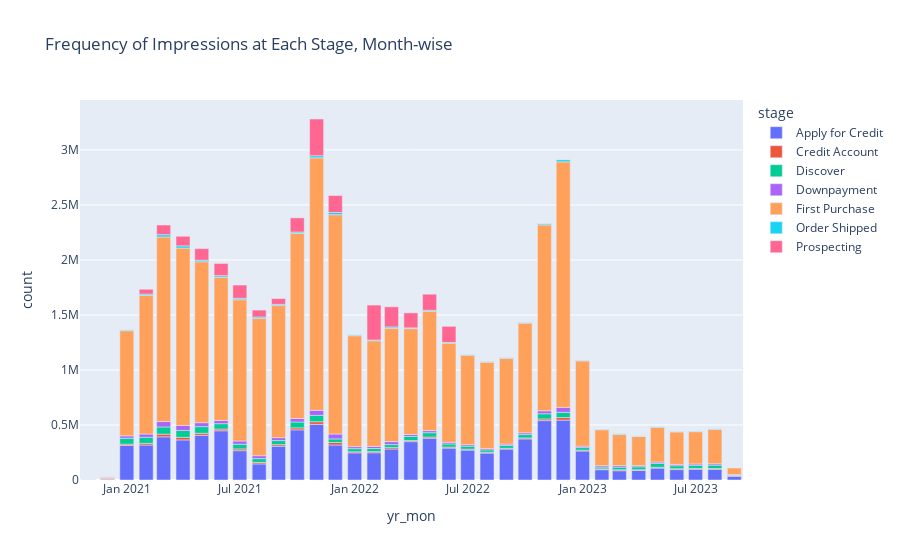

Notebook source saved alongside this figure:
### Code cell
import plotly.express as px
data['yr_mon'] = data['event_timestamp'].dt.strftime("%Y-%m")
new = data[['stage','yr_mon']]
by_month = new.value_counts().sort_index()
stage_data = pd.DataFrame(by_month)
stage_data = stage_data.reset_index().rename(columns={'index': 'stage', 0: 'count'})
fig = px.bar(stage_data, x="yr_mon", y="count", color="stage", title="Frequency of Impressions at Each Stage, Month-wise")
fig.show()

### Figure 1 — Plotly figure (JSON) as saved in the notebook; plotly's stock layout.template omitted (floating-point values rounded to 4 significant figures)
{"data": [{"alignmentgroup": "True", "hovertemplate": "stage=Apply for Credit<br>yr_mon=%{x}<br>count=%{y}<extra></extra>", "legendgroup": "Apply for Credit", "marker": {"color": "#636efa", "pattern": {"shape": ""}}, "name": "Apply for Credit", "offsetgroup": "Apply for Credit", "orientation": "v", "showlegend": true, "textposition": "auto", "type": "bar", "x": ["2020-11", "2020-12", "2021-01", "2021-02", "2021-03", "2021-04", "2021-05", "2021-06", "2021-07", "2021-08", "2021-09", "2021-10", "2021-11", "2021-12", "2022-01", "2022-02", "2022-03", "2022-04", "2022-05", "2022-06", "2022-07", "2022-08", "2022-09", "2022-10", "2022-11", "2022-12", "2023-01", "2023-02", "2023-03", "2023-04", "2023-05", "2023-06", "2023-07", "2023-08", "2023-09"], "xaxis": "x", "y": [2707, 11005, 314178, 317938, 392369, 364299, 406518, 447614, 266585, 146135, 307090, 455660, 505807, 318257, 246546, 247590, 281692, 348749, 379647, 289956, 272036, 244867, 281066, 373472, 539940, 544657, 263529, 93974, 84438, 86667, 108153, 94728, 97440, 96761, 34437], "yaxis": "y"}, {"alignmentgroup": "True", "hovertemplate": "stage=Credit Account<br>yr_mon=%{x}<br>count=%{y}<extra></extra>", "legendgroup": "Credit Account", "marker": {"color": "#EF553B", "pattern": {"shape": ""}}, "name": "Credit Account", "offsetgroup": "Credit Account", "orientation": "v", "showlegend": true, "textposition": "auto", "type": "bar", "x": ["2020-11", "2020-12", "2021-01", "2021-02", "2021-03", "2021-04", "2021-05", "2021-06", "2021-07", "2021-08", "2021-09", "2021-10", "2021-11", "2021-12", "2022-01", "2022-02", "2022-03", "2022-04", "2022-05", "2022-06", "2022-07", "2022-08", "2022-09", "2022-10", "2022-11", "2022-12", "2023-01", "2023-02", "2023-03", "2023-04", "2023-05", "2023-06", "2023-07", "2023-08", "2023-09"], "xaxis": "x", "y": [2, 5, 12041, 15656, 24577, 23362, 18407, 15711, 15868, 14297, 14051, 18278, 24144, 22612, 9944, 10496, 12922, 10057, 11114, 9132, 8077, 7510, 7351, 8783, 14853, 23035, 7751, 7237, 8673, 7024, 7726, 8044, 7726, 7894, 4414], "yaxis": "y"}, {"alignmentgroup": "True", "hovertemplate": "stage=Discover<br>yr_mon=%{x}<br>count=%{y}<extra></extra>", "legendgroup": "Discover", "marker": {"color": "#00cc96", "pattern": {"shape": ""}}, "name": "Discover", "offsetgroup": "Discover", "orientation": "v", "showlegend": true, "textposition": "auto", "type": "bar", "x": ["2020-11", "2020-12", "2021-01", "2021-02", "2021-03", "2021-04", "2021-05", "2021-06", "2021-07", "2021-08", "2021-09", "2021-10", "2021-11", "2021-12", "2022-01", "2022-02", "2022-03", "2022-04", "2022-05", "2022-06", "2022-07", "2022-08", "2022-09", "2022-10", "2022-11", "2022-12", "2023-01", "2023-02", "2023-03", "2023-04", "2023-05", "2023-06", "2023-07", "2023-08", "2023-09"], "xaxis": "x", "y": [155, 586, 53495, 54591, 65147, 62454, 60173, 48420, 42249, 33946, 37400, 53342, 58061, 32753, 28646, 28244, 27262, 37482, 39046, 28507, 27662, 21590, 25406, 30582, 47044, 47138, 23216, 16336, 23892, 25978, 35360, 26735, 29018, 30575, 5411], "yaxis": "y"}, {"alignmentgroup": "True", "hovertemplate": "stage=Downpayment<br>yr_mon=%{x}<br>count=%{y}<extra></extra>", "legendgroup": "Downpayment", "marker": {"color": "#ab63fa", "pattern": {"shape": ""}}, "name": "Downpayment", "offsetgroup": "Downpayment", "orientation": "v", "showlegend": true, "textposition": "auto", "type": "bar", "x": ["2020-11", "2020-12", "2021-01", "2021-02", "2021-03", "2021-04", "2021-05", "2021-06", "2021-07", "2021-08", "2021-09", "2021-10", "2021-11", "2021-12", "2022-01", "2022-02", "2022-03", "2022-04", "2022-05", "2022-06", "2022-07", "2022-08", "2022-09", "2022-10", "2022-11", "2022-12", "2023-01", "2023-02", "2023-03", "2023-04", "2023-05", "2023-06", "2023-07", "2023-08", "2023-09"], "xaxis": "x", "y": [1, 2, 21605, 29713, 49208, 45518, 35659, 28958, 29955, 26630, 26201, 31992, 45460, 44269, 18121, 18721, 27025, 17574, 19078, 15442, 13647, 12848, 12584, 15703, 27012, 45130, 13158, 12323, 14085, 11030, 12057, 12674, 11769, 12570, 4935], "yaxis": "y"}, {"alignmentgroup": "True", "hovertemplate": "stage=First Purchase<br>yr_mon=%{x}<br>count=%{y}<extra></extra>", "legendgroup": "First Purchase", "marker": {"color": "#FFA15A", "pattern": {"shape": ""}}, "name": "First Purchase", "offsetgroup": "First Purchase", "orientation": "v", "showlegend": true, "textposition": "auto", "type": "bar", "x": ["2020-11", "2020-12", "2021-01", "2021-02", "2021-03", "2021-04", "2021-05", "2021-06", "2021-07", "2021-08", "2021-09", "2021-10", "2021-11", "2021-12", "2022-01", "2022-02", "2022-03", "2022-04", "2022-05", "2022-06", "2022-07", "2022-08", "2022-09", "2022-10", "2022-11", "2022-12", "2023-01", "2023-02", "2023-03", "2023-04", "2023-05", "2023-06", "2023-07", "2023-08", "2023-09"], "xaxis": "x", "y": [4018, 15140, 955801, 1260308, 1677645, 1612266, 1462346, 1303194, 1283913, 1248806, 1200694, 1682701, 2294849, 1993308, 1008042, 960519, 1030921, 962214, 1085441, 900203, 812184, 784113, 779096, 996178, 1689712, 2232009, 774777, 327039, 282009, 264570, 315614, 294231, 293245, 312412, 62365], "yaxis": "y"}, {"alignmentgroup": "True", "hovertemplate": "stage=Order Shipped<br>yr_mon=%{x}<br>count=%{y}<extra></extra>", "legendgroup": "Order Shipped", "marker": {"color": "#19d3f3", "pattern": {"shape": ""}}, "name": "Order Shipped", "offsetgroup": "Order Shipped", "orientation": "v", "showlegend": true, "textposition": "auto", "type": "bar", "x": ["2020-11", "2020-12", "2021-01", "2021-02", "2021-03", "2021-04", "2021-05", "2021-06", "2021-07", "2021-08", "2021-09", "2021-10", "2021-11", "2021-12", "2022-01", "2022-02", "2022-03", "2022-04", "2022-05", "2022-06", "2022-07", "2022-08", "2022-09", "2022-10", "2022-11", "2022-12", "2023-01", "2023-02", "2023-03", "2023-04", "2023-05", "2023-06", "2023-07", "2023-08", "2023-09"], "xaxis": "x", "y": [1, 4, 7026, 11521, 20746, 20055, 14305, 13911, 12259, 12003, 10882, 11932, 18780, 20162, 7620, 7056, 11328, 6917, 8458, 6889, 5640, 5767, 5103, 6232, 10109, 19906, 6338, 5653, 6977, 5023, 5926, 5753, 5373, 5871, 1254], "yaxis": "y"}, {"alignmentgroup": "True", "hovertemplate": "stage=Prospecting<br>yr_mon=%{x}<br>count=%{y}<extra></extra>", "legendgroup": "Prospecting", "marker": {"color": "#FF6692", "pattern": {"shape": ""}}, "name": "Prospecting", "offsetgroup": "Prospecting", "orientation": "v", "showlegend": true, "textposition": "auto", "type": "bar", "x": ["2020-11", "2020-12", "2021-01", "2021-02", "2021-03", "2021-04", "2021-05", "2021-06", "2021-07", "2021-08", "2021-09", "2021-10", "2021-11", "2021-12", "2022-01", "2022-02", "2022-03", "2022-04", "2022-05", "2022-06", "2022-07", "2022-08", "2022-09", "2022-10", "2022-11", "2022-12", "2023-01", "2023-02", "2023-03", "2023-04", "2023-05", "2023-06", "2023-07", "2023-08", "2023-09"], "xaxis": "x", "y": [264, 1528, 1253, 43663, 87924, 87245, 105544, 110205, 121154, 62505, 52804, 128701, 334032, 154523, 1607, 317185, 182961, 136238, 146011, 146534, 2181, 2457, 2767, 2850, 1960, 1000, 647, 958, 933, 836, 868, 1217, 844, 1228, 286], "yaxis": "y"}], "layout": {"barmode": "relative", "legend": {"title": {"text": "stage"}, "tracegroupgap": 0}, "title": {"text": "Frequency of Impressions at Each Stage, Month-wise"}, "xaxis": {"anchor": "y", "domain": [0, 1], "title": {"text": "yr_mon"}}, "yaxis": {"anchor": "x", "domain": [0, 1], "title": {"text": "count"}}}}
